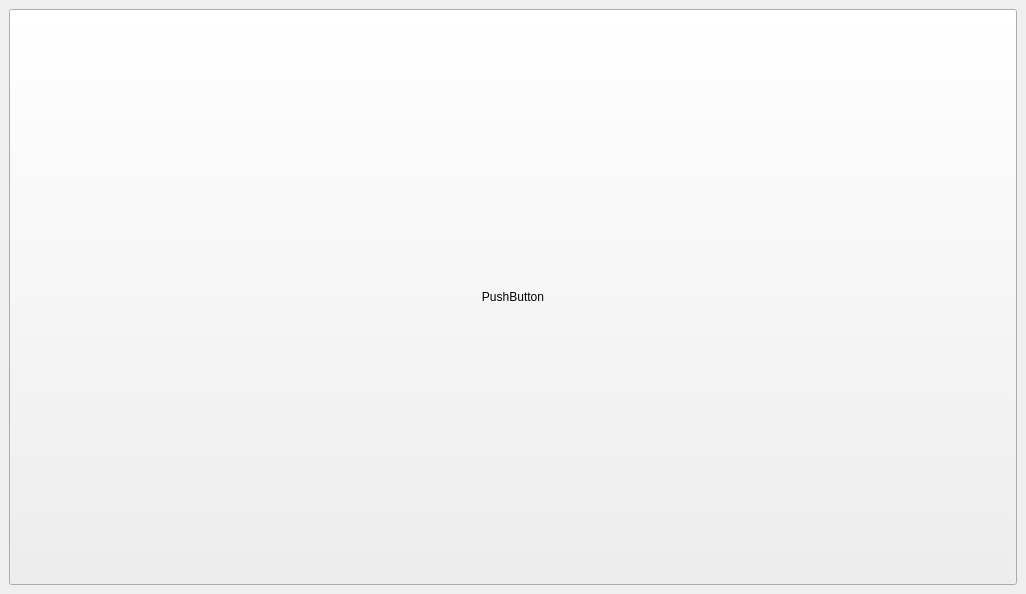
<?xml version="1.0" encoding="UTF-8"?>
<ui version="4.0">
 <class>MainWindow</class>
 <widget class="QMainWindow" name="MainWindow">
  <property name="geometry">
   <rect>
    <x>0</x>
    <y>0</y>
    <width>1026</width>
    <height>594</height>
   </rect>
  </property>
  <property name="windowTitle">
   <string>MainWindow</string>
  </property>
  <widget class="QWidget" name="centralwidget">
   <layout class="QVBoxLayout" name="verticalLayout">
    <item>
     <widget class="QPushButton" name="button1">
      <property name="sizePolicy">
       <sizepolicy hsizetype="Expanding" vsizetype="Expanding">
        <horstretch>0</horstretch>
        <verstretch>0</verstretch>
       </sizepolicy>
      </property>
      <property name="text">
       <string>PushButton</string>
      </property>
     </widget>
    </item>
   </layout>
  </widget>
 </widget>
 <resources/>
 <connections/>
</ui>
